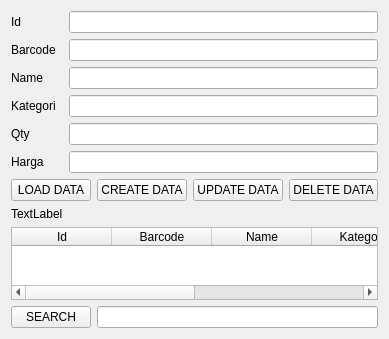
<?xml version="1.0" encoding="UTF-8"?>
<ui version="4.0">
 <class>Product</class>
 <widget class="QWidget" name="Product">
  <property name="geometry">
   <rect>
    <x>0</x>
    <y>0</y>
    <width>374</width>
    <height>339</height>
   </rect>
  </property>
  <property name="windowTitle">
   <string>Form</string>
  </property>
  <layout class="QGridLayout" name="gridLayout">
   <item row="0" column="0">
    <layout class="QVBoxLayout" name="verticalLayout">
     <item>
      <widget class="QLabel" name="labelId">
       <property name="text">
        <string>Id</string>
       </property>
      </widget>
     </item>
     <item>
      <widget class="QLabel" name="labelBarcode">
       <property name="text">
        <string>Barcode</string>
       </property>
      </widget>
     </item>
     <item>
      <widget class="QLabel" name="labelName">
       <property name="text">
        <string>Name</string>
       </property>
      </widget>
     </item>
     <item>
      <widget class="QLabel" name="labelKategori">
       <property name="text">
        <string>Kategori</string>
       </property>
      </widget>
     </item>
     <item>
      <widget class="QLabel" name="labelQty">
       <property name="text">
        <string>Qty</string>
       </property>
      </widget>
     </item>
     <item>
      <widget class="QLabel" name="labelHarga">
       <property name="text">
        <string>Harga</string>
       </property>
      </widget>
     </item>
    </layout>
   </item>
   <item row="0" column="1">
    <layout class="QVBoxLayout" name="verticalLayout_2">
     <item>
      <widget class="QLineEdit" name="lineEditId"/>
     </item>
     <item>
      <widget class="QLineEdit" name="lineEditBarcode"/>
     </item>
     <item>
      <widget class="QLineEdit" name="lineEditName"/>
     </item>
     <item>
      <widget class="QLineEdit" name="lineEditKategori"/>
     </item>
     <item>
      <widget class="QLineEdit" name="lineEditQty"/>
     </item>
     <item>
      <widget class="QLineEdit" name="lineEditHarga"/>
     </item>
    </layout>
   </item>
   <item row="1" column="0" colspan="2">
    <layout class="QHBoxLayout" name="horizontalLayout">
     <item>
      <widget class="QPushButton" name="pushButtonLoad">
       <property name="text">
        <string>LOAD DATA</string>
       </property>
      </widget>
     </item>
     <item>
      <widget class="QPushButton" name="pushButtonCreate">
       <property name="text">
        <string>CREATE DATA</string>
       </property>
      </widget>
     </item>
     <item>
      <widget class="QPushButton" name="pushButtonUpdate">
       <property name="text">
        <string>UPDATE DATA</string>
       </property>
      </widget>
     </item>
     <item>
      <widget class="QPushButton" name="pushButtonDelete">
       <property name="text">
        <string>DELETE DATA</string>
       </property>
      </widget>
     </item>
    </layout>
   </item>
   <item row="2" column="0">
    <widget class="QLabel" name="labelResult">
     <property name="text">
      <string>TextLabel</string>
     </property>
    </widget>
   </item>
   <item row="3" column="0" colspan="2">
    <layout class="QVBoxLayout" name="verticalLayout_3">
     <item>
      <widget class="QTableWidget" name="tableWidget">
       <column>
        <property name="text">
         <string>Id</string>
        </property>
       </column>
       <column>
        <property name="text">
         <string>Barcode</string>
        </property>
       </column>
       <column>
        <property name="text">
         <string>Name</string>
        </property>
       </column>
       <column>
        <property name="text">
         <string>Kategori</string>
        </property>
       </column>
       <column>
        <property name="text">
         <string>Qty</string>
        </property>
       </column>
       <column>
        <property name="text">
         <string>Harga</string>
        </property>
       </column>
      </widget>
     </item>
    </layout>
   </item>
   <item row="4" column="0" colspan="2">
    <layout class="QHBoxLayout" name="horizontalLayout_2">
     <item>
      <widget class="QPushButton" name="pushButtonSearch">
       <property name="text">
        <string>SEARCH</string>
       </property>
      </widget>
     </item>
     <item>
      <widget class="QLineEdit" name="lineEditFilter"/>
     </item>
    </layout>
   </item>
  </layout>
 </widget>
 <resources/>
 <connections/>
</ui>
